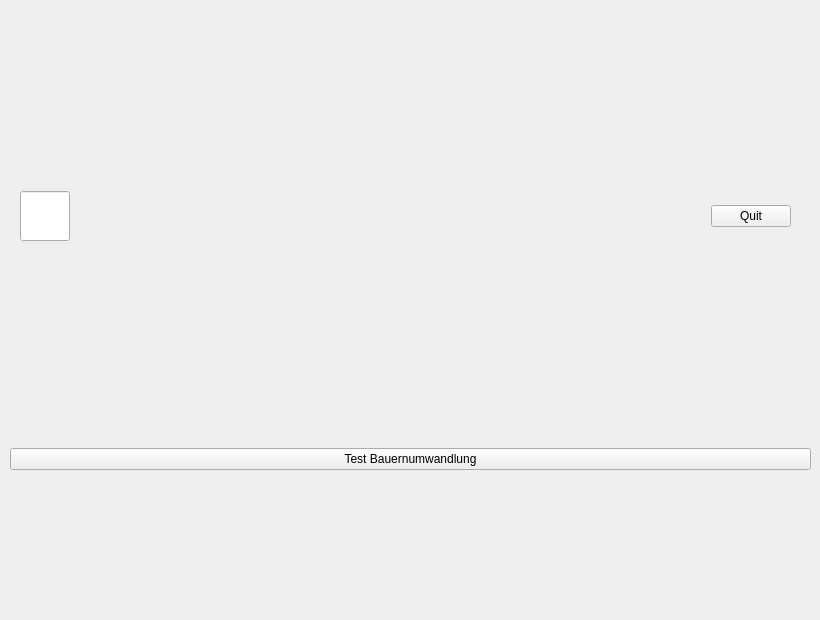
   <widget class="QWidget" name="page_3">
    <widget class="QWidget" name="verticalLayoutWidget_7">
     <property name="geometry">
      <rect>
       <x>10</x>
       <y>10</y>
       <width>801</width>
       <height>601</height>
      </rect>
     </property>
     <layout class="QVBoxLayout" name="verticalLayout_9">
      <item>
       <layout class="QHBoxLayout" name="horizontalLayout_13">
        <property name="sizeConstraint">
         <enum>QLayout::SetMinimumSize</enum>
        </property>
        <item>
         <spacer name="horizontalSpacer_15">
          <property name="orientation">
           <enum>Qt::Horizontal</enum>
          </property>
          <property name="sizeType">
           <enum>QSizePolicy::Fixed</enum>
          </property>
          <property name="sizeHint" stdset="0">
           <size>
            <width>10</width>
            <height>20</height>
           </size>
          </property>
         </spacer>
        </item>
        <item>
         <layout class="QVBoxLayout" name="verticalLayout_10">
          <item>
           <spacer name="verticalSpacer_7">
            <property name="orientation">
             <enum>Qt::Vertical</enum>
            </property>
            <property name="sizeType">
             <enum>QSizePolicy::Fixed</enum>
            </property>
            <property name="sizeHint" stdset="0">
             <size>
              <width>20</width>
              <height>40</height>
             </size>
            </property>
           </spacer>
          </item>
          <item>
           <widget class="QLineEdit" name="lineEdit_2">
            <property name="sizePolicy">
             <sizepolicy hsizetype="Fixed" vsizetype="Fixed">
              <horstretch>0</horstretch>
              <verstretch>0</verstretch>
             </sizepolicy>
            </property>
            <property name="minimumSize">
             <size>
              <width>0</width>
              <height>50</height>
             </size>
            </property>
            <property name="maximumSize">
             <size>
              <width>50</width>
              <height>50</height>
             </size>
            </property>
           </widget>
          </item>
          <item>
           <spacer name="verticalSpacer_8">
            <property name="orientation">
             <enum>Qt::Vertical</enum>
            </property>
            <property name="sizeType">
             <enum>QSizePolicy::Fixed</enum>
            </property>
            <property name="sizeHint" stdset="0">
             <size>
              <width>20</width>
              <height>40</height>
             </size>
            </property>
           </spacer>
          </item>
         </layout>
        </item>
        <item>
         <spacer name="horizontalSpacer_16">
          <property name="orientation">
           <enum>Qt::Horizontal</enum>
          </property>
          <property name="sizeType">
           <enum>QSizePolicy::Minimum</enum>
          </property>
          <property name="sizeHint" stdset="0">
           <size>
            <width>200</width>
            <height>20</height>
           </size>
          </property>
         </spacer>
        </item>
        <item>
         <layout class="QHBoxLayout" name="choiceLayout_2">
          <property name="sizeConstraint">
           <enum>QLayout::SetFixedSize</enum>
          </property>
         </layout>
        </item>
        <item>
         <spacer name="horizontalSpacer_17">
          <property name="orientation">
           <enum>Qt::Horizontal</enum>
          </property>
          <property name="sizeType">
           <enum>QSizePolicy::Expanding</enum>
          </property>
          <property name="sizeHint" stdset="0">
           <size>
            <width>40</width>
            <height>20</height>
           </size>
          </property>
         </spacer>
        </item>
        <item>
         <widget class="QPushButton" name="quitGame_2">
          <property name="maximumSize">
           <size>
            <width>100</width>
            <height>16777215</height>
           </size>
          </property>
          <property name="text">
           <string>Quit</string>
          </property>
         </widget>
        </item>
        <item>
         <spacer name="horizontalSpacer_18">
          <property name="orientation">
           <enum>Qt::Horizontal</enum>
          </property>
          <property name="sizeType">
           <enum>QSizePolicy::Fixed</enum>
          </property>
          <property name="sizeHint" stdset="0">
           <size>
            <width>20</width>
            <height>20</height>
           </size>
          </property>
         </spacer>
        </item>
       </layout>
      </item>
      <item>
       <layout class="QHBoxLayout" name="horizontalLayout_14">
        <item>
         <spacer name="horizontalSpacer_19">
          <property name="orientation">
           <enum>Qt::Horizontal</enum>
          </property>
          <property name="sizeType">
           <enum>QSizePolicy::Fixed</enum>
          </property>
          <property name="sizeHint" stdset="0">
           <size>
            <width>150</width>
            <height>20</height>
           </size>
          </property>
         </spacer>
        </item>
        <item>
         <layout class="QGridLayout" name="boardPlaceholder_4">
          <property name="sizeConstraint">
           <enum>QLayout::SetMinimumSize</enum>
          </property>
          <property name="spacing">
           <number>6</number>
          </property>
         </layout>
        </item>
        <item>
         <spacer name="horizontalSpacer_20">
          <property name="orientation">
           <enum>Qt::Horizontal</enum>
          </property>
          <property name="sizeType">
           <enum>QSizePolicy::Fixed</enum>
          </property>
          <property name="sizeHint" stdset="0">
           <size>
            <width>150</width>
            <height>20</height>
           </size>
          </property>
         </spacer>
        </item>
       </layout>
      </item>
      <item>
       <widget class="QPushButton" name="test_2">
        <property name="text">
         <string>Test Bauernumwandlung</string>
        </property>
       </widget>
      </item>
     </layout>
    </widget>
   </widget>
